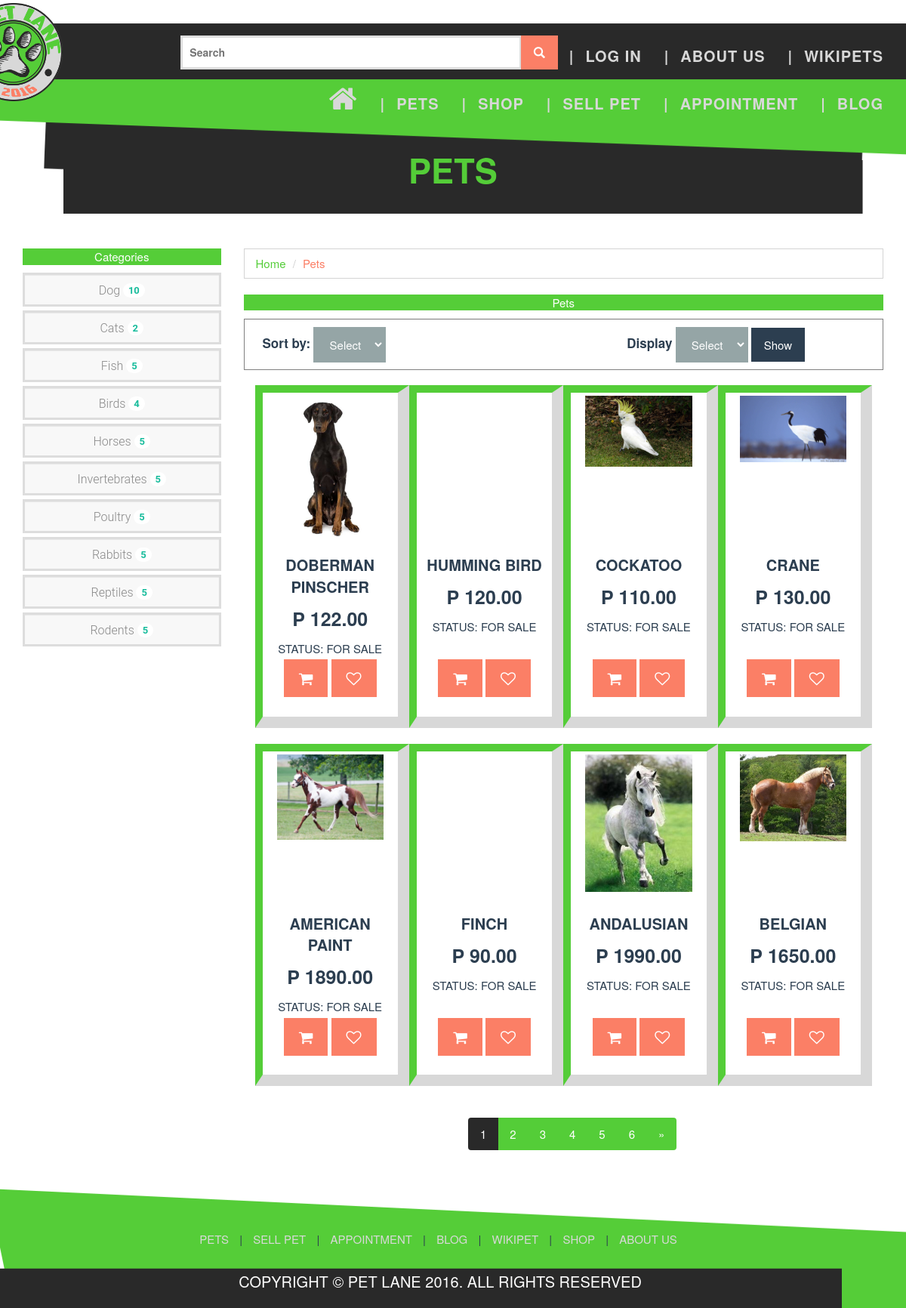
The app's page /pets.php with its own data.
### tables this page shows
CREATE TABLE `pet` (
  `PetID` int(11) NOT NULL,
  `CategoryID` int(11) NOT NULL,
  `Breed` varchar(50) NOT NULL,
  `Price` double NOT NULL,
  `Available` int(11) NOT NULL,
  `PetBirthdate` date NOT NULL,
  `Description` varchar(200) NOT NULL,
  `StatusID` int(11) NOT NULL,
  `UserID` int(11) NOT NULL,
  `PetName` varchar(50) NOT NULL,
  `Quantity` int(11) NOT NULL,
  `Reason` varchar(500) NOT NULL,
  `DateSold` date NOT NULL,
  `Image` varchar(400) NOT NULL,
  `Image2` varchar(400) NOT NULL,
  `Image3` varchar(400) NOT NULL,
  `IsFeatured` varchar(5) NOT NULL
);

CREATE TABLE `petstatus` (
  `StatusID` int(11) NOT NULL,
  `Status` varchar(50) NOT NULL
);

### include/count.php (called while the page is built)
<?php
    $dogCount = "SELECT COUNT(PetID) AS CategoryTot FROM pet where Categoryid ='1'";
    $result = mysqli_query($conn, $dogCount);
    while($row = $result->fetch_assoc()) {
        $dog = $row['CategoryTot'];
    }
    $catCount = "SELECT COUNT(PetID) AS CategoryTot FROM pet where Categoryid ='2'";
    $result = mysqli_query($conn, $catCount);
    while($row = $result->fetch_assoc()) {
        $cat = $row['CategoryTot'];
    }
    $fishCount = "SELECT COUNT(PetID) AS CategoryTot FROM pet where Categoryid ='3'";
    $result = mysqli_query($conn, $fishCount);
    while($row = $result->fetch_assoc()) {
        $fish = $row['CategoryTot'];
    }
    $birdCount = "SELECT COUNT(PetID) AS CategoryTot FROM pet where Categoryid ='4'";
    $result = mysqli_query($conn, $birdCount);
    while($row = $result->fetch_assoc()) {
        $bird = $row['CategoryTot'];
    }
    $horseCount = "SELECT COUNT(PetID) AS CategoryTot FROM pet where Categoryid ='5'";
    $result = mysqli_query($conn, $horseCount);
    while($row = $result->fetch_assoc()) {
        $horse = $row['CategoryTot'];
    }
    $invertCount = "SELECT COUNT(PetID) AS CategoryTot FROM pet where Categoryid ='6'";
    $result = mysqli_query($conn, $invertCount);
    while($row = $result->fetch_assoc()) {
        $invert = $row['CategoryTot'];
    }
    $poultryCount = "SELECT COUNT(PetID) AS CategoryTot FROM pet where Categoryid ='7'";
    $result = mysqli_query($conn, $poultryCount);
    while($row = $result->fetch_assoc()) {
        $poultry = $row['CategoryTot'];
    }
    $rabbitCount = "SELECT COUNT(PetID) AS CategoryTot FROM pet where Categoryid ='8'";
    $result = mysqli_query($conn, $rabbitCount);
    while($row = $result->fetch_assoc()) {
        $rabbit = $row['CategoryTot'];
    }
    $reptileCount = "SELECT COUNT(PetID) AS CategoryTot FROM pet where Categoryid ='9'";
    $result = mysqli_query($conn, $reptileCount);
    while($row = $result->fetch_assoc()) {
        $reptile = $row['CategoryTot'];
    }
    $rodentCount = "SELECT COUNT(PetID) AS CategoryTot FROM pet where Categoryid ='10'";
    $result = mysqli_query($conn, $rodentCount);
    while($row = $result->fetch_assoc()) {
        $rodent = $row['CategoryTot'];
    }
?>

### pets.php (the view, shortened to what this page needs)
<?php
    include("include/header.php");
?>
<section>
    <div class="container">
        <div class="col-lg-12 heading text-center">
            <h2>PETS</h2>
        </div>
    </div>
</section>
<section>
    <div class="container">
        <div class="row">
            <div class="col-sm-3">
                <p class="bg-primary" align="center">Categories</p>
                <?php
                    include("include/count.php");
                ?>
                <ul class="list-group dropdown list-unstyled">
                    <li>
                        <a href="pets?ID=1" class="btn btn-success form-control" role="button" title="Add to Cart">
                            Dog <span class="badge"><?php echo $dog; ?></span>
                        </a>
                    </li>
                    <li>
                        <a href="pets?ID=2" class="btn btn-success form-control" role="button" title="Add to Cart">
                            Cats <span class="badge"><?php echo $cat; ?></span>
                        </a>
                    </li>
                    <li>
                        <a href="pets?ID=3" class="btn btn-success form-control" role="button" title="Add to Cart">
                            Fish <span class="badge"><?php echo $fish; ?></span>
                        </a>
                    </li>
                    <li>
                        <a href="pets?ID=4" class="btn btn-success form-control" role="button" title="Add to Cart">
                            Birds <span class="badge"><?php echo $bird; ?></span>
                        </a>
                    </li>
                    <li>
                        <a href="pets?ID=5" class="btn btn-success form-control" role="button" title="Add to Cart">
                            Horses <span class="badge"><?php echo $horse; ?></span>
                        </a>
                    </li>
                    <li>
                        <a href="pets?ID=6" class="btn btn-success form-control" role="button" title="Add to Cart">
                            Invertebrates <span class="badge"><?php echo $invert; ?></span>
                        </a>
                    </li>
                    <li>
                        <a href="pets?ID=7" class="btn btn-success form-control" role="button" title="Add to Cart">
                            Poultry <span class="badge"><?php echo $poultry; ?></span>
                        </a>
                    </li>
                    <li>
                        <a href="pets?ID=8" class="btn btn-success form-control" role="button" title="Add to Cart">
                            Rabbits <span class="badge"><?php echo $rabbit; ?></span>
                        </a>
                    </li>
                    <li>
                        <a href="pets?ID=9" class="btn btn-success form-control" role="button" title="Add to Cart">
                            Reptiles <span class="badge"><?php echo $reptile; ?></span>
                        </a>
                    </li>
                    <li>
                        <a href="pets?ID=10" class="btn btn-success form-control" role="button" title="Add to Cart">
                            Rodents <span class="badge"><?php echo $rodent; ?></span>
                        </a>
                    </li>
                </ul>
            </div>
            <div class="col-sm-9">
                <ul class="breadcrumb">
                    <li><a href="index">Home</a></li>
                    <li class="active">Pets</a></li>
                </ul>
            </div>
            <div class="col-sm-9">
                <p class="bg-primary" align="center">Pets</p>
                <div class="col-sm-12">
                    <div class="row wellTools">
                    <form action="pets" method="get">
                        <div class="col-sm-3">
                            <label>Sort by: </label>
                            <?php
                                if (!isset($_GET['ID'])) {
                                    echo "<select name='displaySort1' class='btn btn-default'>";
                                } else {
                                    echo "<select name='displaySort1' class='btn btn-default' disabled>";
                                }
                            ?>
                                <option value="" style="display:none;">Select</option>
                            </select>
                        </div>
                        <div class="col-sm-offset-4 col-sm-5">
                            <label>Display</label>
                            <?php
                                if (!isset($_GET['ID'])) {
                                    echo "<select name='displaySort' class='btn btn-default'>";
                                } else {
                                    echo "<select name='displaySort' class='btn btn-default' disabled>";
                                }
                            ?>
                                <option value="" style="display:none;">Select</option>
                            </select>
                            <?php
                                if (!isset($_GET['ID'])) {
                                    echo "<INPUT TYPE='submit' class='btn btn-primary' name='submit' value='Show' />";
                                } else {
                                    echo "<INPUT TYPE='submit' class='btn btn-primary' name='submit' value='Show' disabled/>";
                                }
                            ?>
                        </div>
                    </form>
                    </div>
                    <?php
                        $limit = 0;
                        $start=0;
                        $sort = "";
                        if (isset($_SESSION['sort'])) {
                            $sort = $_SESSION['sort'];
                        } else {
                            $sort = "petid";
                        }
                        if (isset($_SESSION['limit'])) {
                            $limit = $_SESSION['limit'];
                        } else {
                            $limit = 8;
                        }
                        if(isset($_GET['id']))
                        {
                            $id=$_GET['id'];
                            $start=($id-1)*$limit;
                        }
                        else{
                            $id=1;
                        }
                        $query = "";
                        if(isset($_GET['ID']) == 1) {
                            $cattid=$_GET['ID'];
                            $query = "SELECT a.PetID, a.CategoryID, a.Breed, a.Price, a.Available, PetBirthdate, a.Description, a.StatusID, a.UserID,
                a.PetName, a.Quantity, a.Reason, a.DateSold, a.Image, a.Image2, a.Image3, a.IsFeatured, b.CategoryID,
                b.Category, c.StatusID, c.Status FROM pet a INNER JOIN petcategory b ON a.CategoryID = b.CategoryID
                INNER JOIN petstatus c ON a.StatusID = c.StatusID  WHERE a.IsFeatured='Yes' and a.categoryid='$cattid'";
                        }else {
                            $query = "SELECT a.PetID, a.CategoryID, a.Breed, a.Price, a.Available, PetBirthdate, a.Description, a.StatusID, a.UserID,
                a.PetName, a.Quantity, a.Reason, a.DateSold, a.Image, a.Image2, a.Image3, a.IsFeatured, b.CategoryID,
                b.Category, c.StatusID, c.Status FROM pet a INNER JOIN petcategory b ON a.CategoryID = b.CategoryID
                INNER JOIN petstatus c ON a.StatusID = c.StatusID  WHERE a.IsFeatured='Yes' order by $sort LIMIT $start, $limit";
                        }
                $result = $conn->query($query);
                        if ($result->num_rows) {
                          while ($row = mysqli_fetch_assoc($result)) {
                    ?>
                    <div class="col-lg-3 col-md-4 col-sm-6 col-xs-6 thumbnail">
                        <div class="col-lg-12 col-md-12 col-sm-12 col-xs-12">
                            <a href="include/petDetails?ID=<?php echo $row['PetID'] ?>" style="text-decoration: none;">
                                <div class="hovereffect">
                                    <img class="img-responsive" src="<?php echo $row['Image'] ?>" alt="">
                                </div>
                            </a>
                        </div>
                        <div class="text-center fonty">
                            <?php
                                echo"<h3>" . $row["Breed"] . "</h3>
                                <h4>P " . $row["Price"] . ".00 </h4>
                                <div class='stat'><p>STATUS: " .$row["Status"]. "</p></div> ";
                            ?>
                        </div>
                        <center>
                            <a href="account/addToCart?petID1=<?php echo $row['PetID'] ?>" class="btn btn-stylish" role="button" title="Add to Cart"><i class="fa fa-shopping-cart"></i></a>
                            <a href="account/addToCart?petID2=<?php echo $row['PetID'] ?>" class="btn btn-stylish" role="button" title="Add to Wishlist"><i class="fa fa-heart-o"></i></a>
                        </center>
                        <br>
                    </div>
                    <?php
                        }
                        } else {
                          echo "No Pets.";
                        }
                    ?>
                </div>
                <?php
                    if(!isset($_GET['ID'])) {
                        $paging = "SELECT a.PetID, a.CategoryID, a.Breed, a.Price, a.Available, PetBirthdate, a.Description, a.StatusID, a.UserID,
                a.PetName, a.Quantity, a.Reason, a.DateSold, a.Image, a.Image2, a.Image3, a.IsFeatured, b.CategoryID,
                b.Category, c.StatusID, c.Status FROM pet a INNER JOIN petcategory b ON a.CategoryID = b.CategoryID
                INNER JOIN petstatus c ON a.StatusID = c.StatusID  WHERE a.IsFeatured='Yes' order by $sort";
                    $rows=mysqli_num_rows(mysqli_query($conn,$paging));
                    $total=ceil($rows/$limit);
                ?>
                <div class="col-sm-offset-4 col-sm-8">
                    <ul class="pagination" align="center">
                    <?php if($id>1)
                        for($i=1;$i<=$total;$i++) {
                            if($i==$id) {
                                echo "<li class='active'><a href='#'>".$i."</a></li>";
                            }   else {
                                echo "<li><a href='?id=".$i."'>".$i."</a></li>";
                            }
                        }
                        if($id!=$total) {
                            echo "<li><a href='".($id-1)."'>&raquo;</a></li>";
                        }
                    ?>
                    </ul>
                </div>
                <?php
                    }
                ?>
            </div>
        </div>
    </div>
</section>

### records on screen
pet: Image (picture), Breed "DOBERMAN PINSCHER", Price "122", StatusID.Status "FOR SALE"
pet: Breed "HUMMING BIRD", Price "120", StatusID.Status "FOR SALE"
pet: Image (picture), Breed "COCKATOO", Price "110", StatusID.Status "FOR SALE"
pet: Breed "CRANE", Price "130", StatusID.Status "FOR SALE"
pet: Image (picture), Breed "AMERICAN PAINT", Price "1890", StatusID.Status "FOR SALE"
pet: Breed "FINCH", Price "90", StatusID.Status "FOR SALE"
pet: Image (picture), Breed "ANDALUSIAN", Price "1990", StatusID.Status "FOR SALE"
pet: Image (picture), Breed "BELGIAN", Price "1650", StatusID.Status "FOR SALE"

### other values on screen
$dog "10"
$cat "2"
$fish "5"
$bird "4"
$horse "5"
$invert "5"
$poultry "5"
$rabbit "5"
$reptile "5"
$rodent "5"
